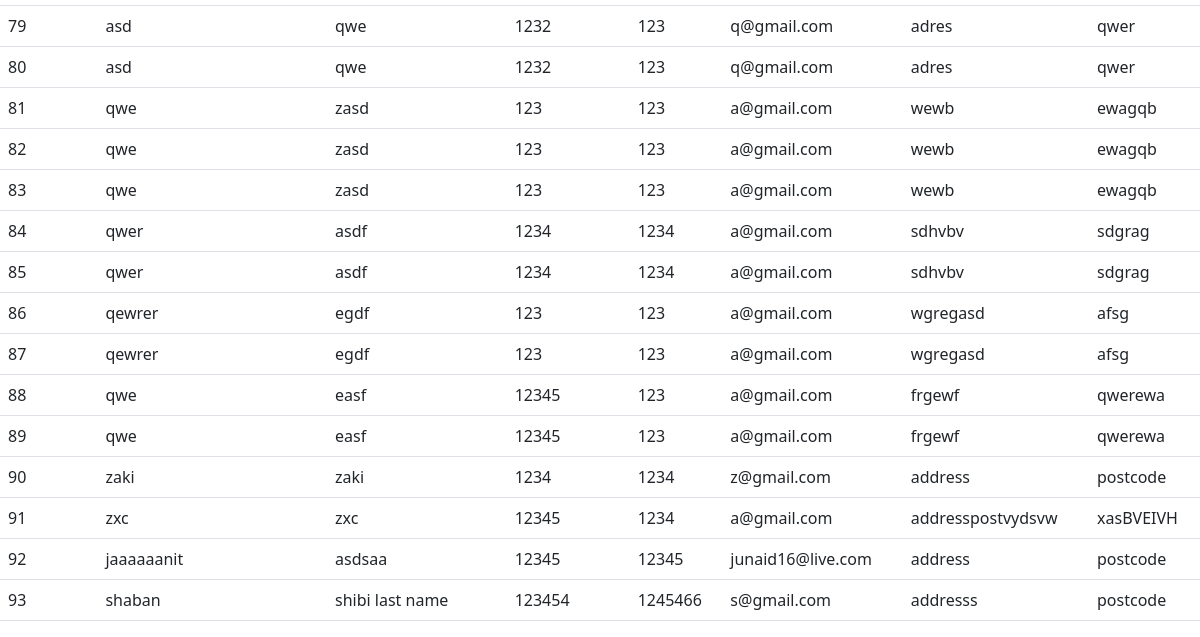
The page /Client_little_info (lower part) on the database as committed earlier.
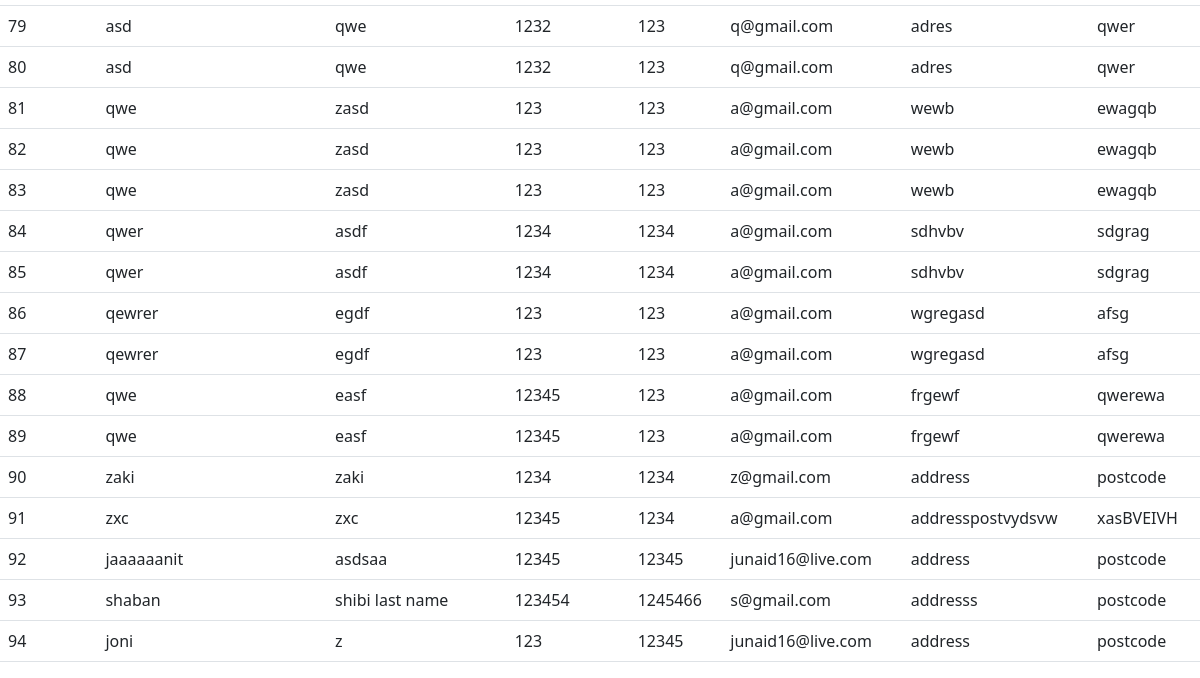
The same page on the database as committed later.
### customer/models.py (models this page shows, shortened)
class Customer(models.Model):
    id = models.AutoField(primary_key=True)
    first_name = models.CharField(max_length=250)
    last_name = models.CharField(max_length=250)
    phone  = models.IntegerField()
    landline  = models.IntegerField()
    email = models.EmailField(max_length=250)
    address = models.CharField(max_length=250)
    postcode = models.CharField(max_length=250)
    created_date = models.DateTimeField(null=True, blank= True)#
    created_by = models.ForeignKey(User,on_delete=models.CASCADE, null=True, blank=True)

### customer/views.py (the view)
# urls.py: path('Client_little_info', views.Client_little_info, name='Client_little_info'),
def Client_little_info(request):
    find_client = Customer.objects.all()
    context = {'search_clients_context':find_client}
    return render(request, 'Client_little_info.html',context )

### templates/Client_little_info.html (shortened to what this page needs)
{% extends 'base.html' %}
{% block content %}
    <table class="table table-hover " >
        <tbody>
            {% for search_clients in search_clients_context %}
          <tr>
            <td>  {{ search_clients.id }} </td>
            <td>{{search_clients.first_name}}</td>
            <td>{{search_clients.last_name}}</td>
            <td>{{search_clients.phone}}</td>
            <td>{{search_clients.landline}}</td>
            <td>{{search_clients.email}}</td>
            <td>{{search_clients.address}}</td>
            <td>{{search_clients.postcode}}</td>
          </tr>
          {% endfor %}
        </tbody>
      </table>
{% endblock %}

Rows that differ between the two databases and show on the page:
added Customer: id "94", first_name "joni", last_name "z", phone "123", landline "12345", email "junaid16@live.com", address "address", postcode "postcode"
